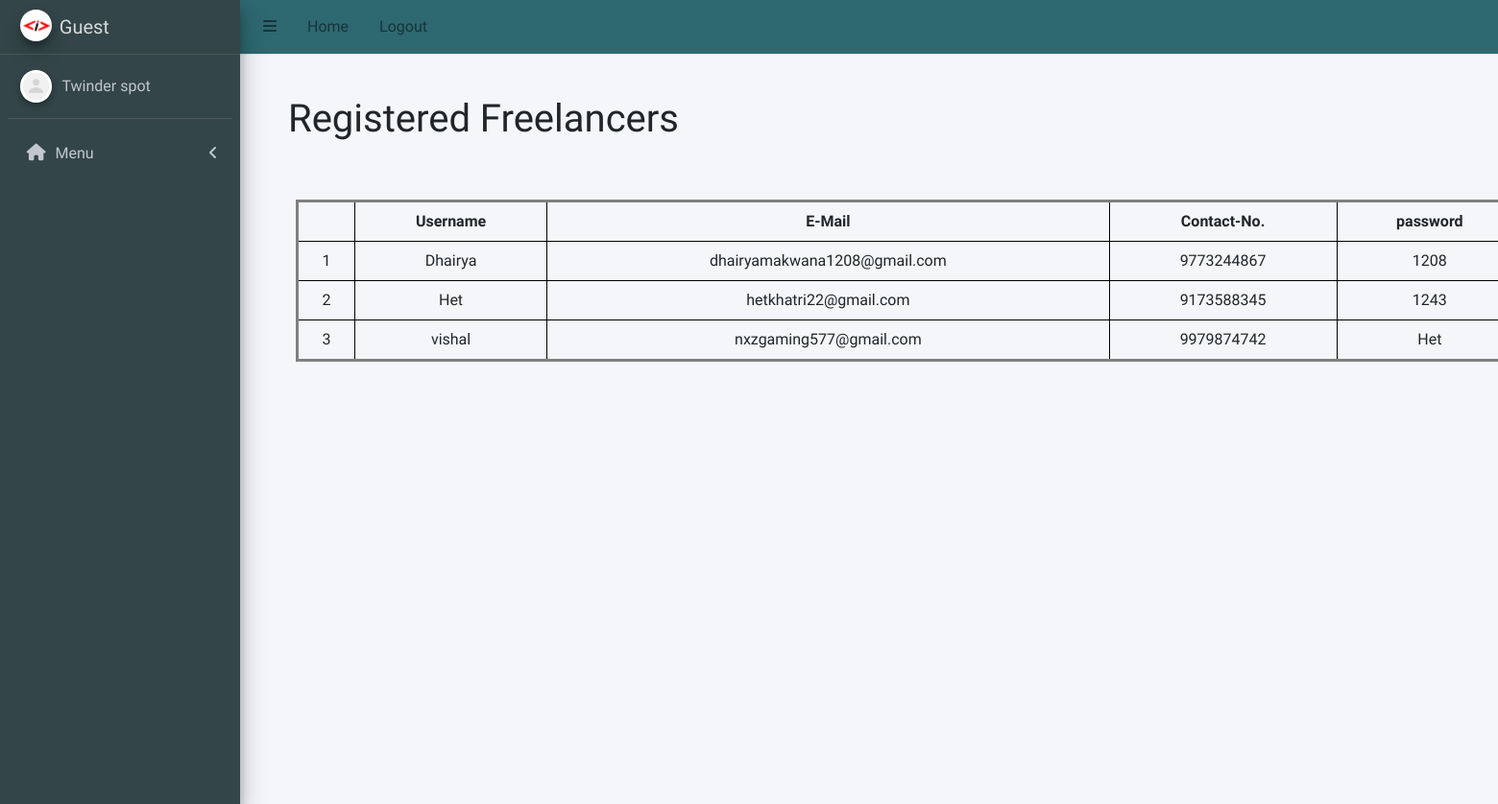
The page /admin/admin_freelancer.php on the database as committed earlier.
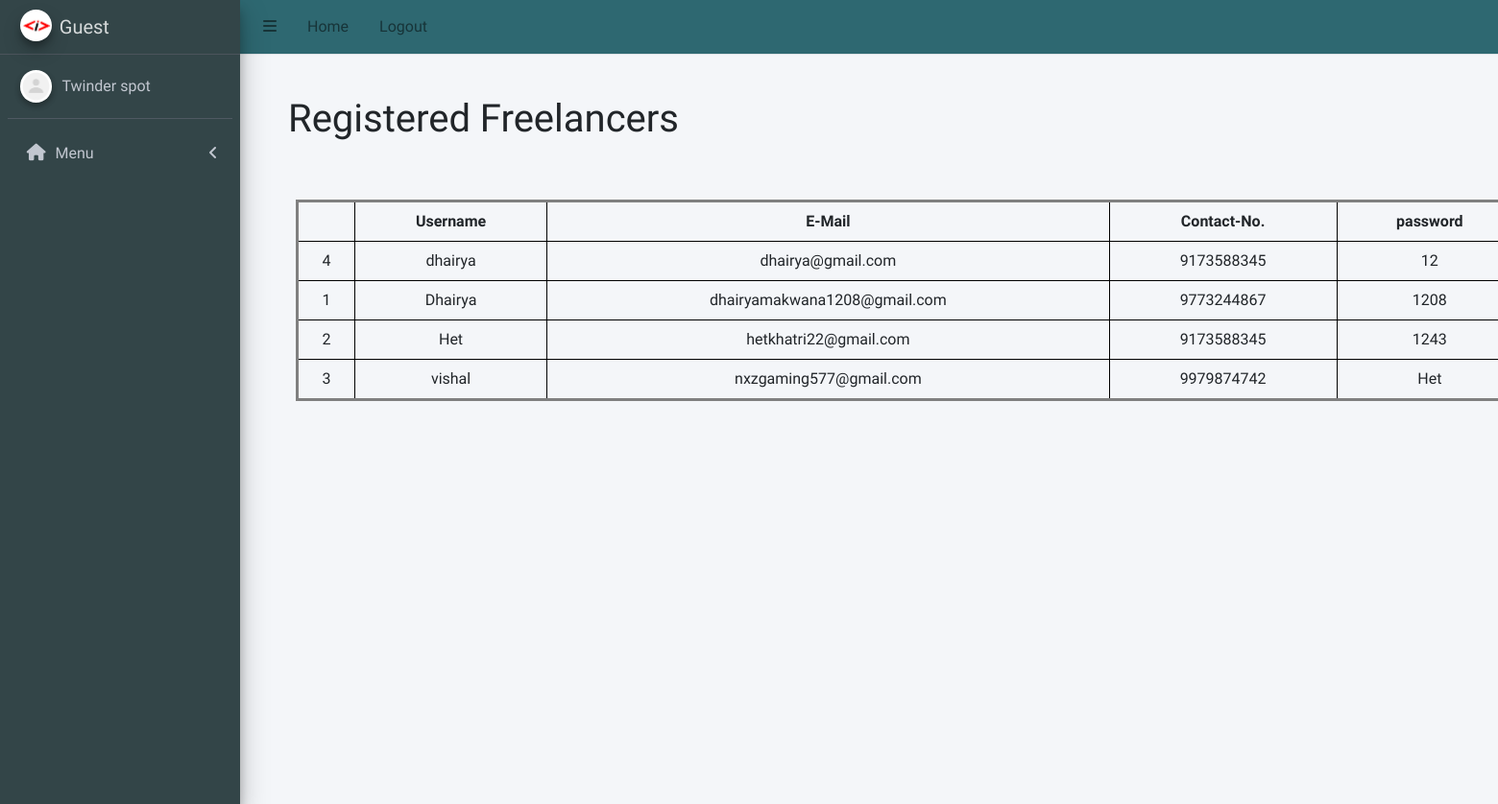
The same page on the database as committed later.
### tables this page shows
CREATE TABLE `freelancer_signup` (
  `id` int(255) NOT NULL,
  `username` varchar(255) NOT NULL,
  `email` varchar(255) NOT NULL,
  `contactno` varchar(255) NOT NULL,
  `password` varchar(255) NOT NULL
);

### admin/admin_freelancer.php (the view, shortened to what this page needs)
<!DOCTYPE html>
<html lang="en">
<head>
  <link rel="stylesheet" href="../css/admin_project.css">
  <link rel="stylesheet" href="../src/css/adminlte.min.css">
  <link rel="stylesheet" href="https://cdnjs.cloudflare.com/ajax/libs/font-awesome/5.15.4/css/all.min.css">
</head>
<body class="hold-transition sidebar-mini">
  <div class="wrapper">
    <?php include 'admin_header.php' ?>
    <div class="content-wrapper">
      <h1 class="head">Registered Freelancers</h1>
      <?php
      $sql = "select * from freelancer_signup";
      $result = $connection->query($sql);
      ?>
      <table class="project">
        <tr>
          <th> </th>
          <th>Username</th>
          <th>E-Mail</th>
          <th>Contact-No.</th>
          <th>password</th>
        </tr>
        <?php
        if ($result->num_rows > 0) {
          while ($row = $result->fetch_assoc()) {
            echo "<tr>
                    <td>" . $row["id"] . "</td>
                    <td>" . $row["username"] . "</td>
                    <td>" . $row["email"] . "</td>
                    <td>" . $row["contactno"] . "</td>
                    <td>" . $row["password"] . "</td>
                  </tr>";
          }
        } else {
          echo "<tr><td colspan='4'>No records found</td></tr>";
        }
        ?>
      </table>
    </div>
  </div>
</body>
</html>

### admin/admin_header.php (shortened to what this page needs)
<?php
$menuItems = [
    [
        "menuTitle" => "Menu",
        "icon" => "fas fa-home",
        "pages" => [
            ["title" => "Home", "url" => "index.php"]
        ],
    ],
];
?><ul class="navbar-nav ml-auto">
<head>
    <link href="https://cdnjs.cloudflare.com/ajax/libs/font-awesome/6.0.0-beta3/css/all.min.css" rel="stylesheet">
</head>
<nav class="main-header navbar navbar-expand navbar-white navbar-light">
    <ul class="navbar-nav">
        <li class="nav-item">
            <a class="nav-link" data-widget="pushmenu" role="button"><i class="fas fa-bars"></i></a>
        </li>
        <li class="nav-item d-none d-sm-inline-block">
            <a href="admin_home.php" class="nav-link">Home</a>
        </li>
        <li class="nav-item d-none d-sm-inline-block">
            <a onclick="logout()" class="nav-link">Logout</a>
        </li>
    </ul>
    </ul>
<div class="main-header" style="padding: 0px 10px; background-color: #f4f6f9; border-bottom: none !important;">
    <div class="content-header">
    </div>
</div>
<?php
include('../Database/database_connectivity.php');
?>
<?php
if (isset($_SESSION['email'])) {
    $email = $_SESSION['email'];
    $query = "SELECT username FROM admin_signup WHERE email = '$email'";
    $stmt = $connection->prepare($query);
    $stmt->execute();
    $result = $stmt->get_result();
    if ($result->num_rows > 0) {
        $row = $result->fetch_assoc();
        $username = $row['username'];
    } else {
        $username = "Guest1";
    }
    $stmt->close();
} else {
    $username = "Guest";
}
?>
<aside class="main-sidebar sidebar-dark-primary elevation-4">
    <a href="./" class="brand-link">
        <img src="../src/images/logo.png" alt="Admin Panel Logo" class="brand-image img-circle elevation-3">
        <span class="brand-text font-weight-light"><?php echo $username ?></span>
    </a>
    <div class="sidebar">
        <div class="user-panel mt-3 pb-3 mb-3 d-flex">
            <div class="image">
                <img src="../src/images/default.png" class="img-circle elevation-2" alt="User Image">
            </div>
            <div class="info">
                <a href="./" class="d-block">Twinder spot</a>
            </div>
        </div>
        <nav class="mt-2">
            <ul class="nav nav-pills nav-sidebar flex-column" data-widget="treeview" role="menu">
                <?php foreach ($menuItems as $menuItem): ?>
                    <?php $isMenuOpen = false;
                    $isActive = false;
                    ?>
                    <li class="nav-item has-treeview <?= $isMenuOpen ? 'menu-open' : '' ?>">
                        <a class="nav-link <?= $isActive ? 'active' : '' ?>">
                            <i class="nav-icon <?= $menuItem['icon'] ?>"></i>
                            <p>
                                <?= $menuItem['menuTitle'] ?>
                                <?= !empty($menuItem['pages']) ? '<i class="right fas fa-angle-left"></i>' : '' ?>
                            </p>
                        </a>
                    </li>
                <?php endforeach; ?>
            </ul>
        </nav>
    </div>
</aside>

Rows that differ between the two databases and show on the page:
added freelancer_signup: id "4", username "dhairya", email "dhairya@gmail.com", contactno "9173588345", password "12"
